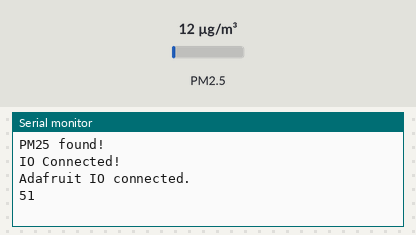
Simulated run of this sketch. Board: Arduino Uno, built with avr-gcc and run on an emulated ATmega328P. On the bench: the last lines printed to the serial monitor. The test bench sets the inputs (shaded band); at power-on: PM2.5 12 µg/m³.

Above: at 2.2 s.
2.3 s: PM2.5 set to 6 µg/m³
At 7.4 s:
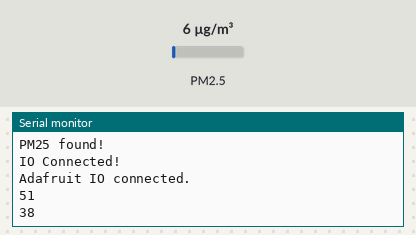
8.5 s: PM2.5 set to 75 µg/m³
At 12.6 s:
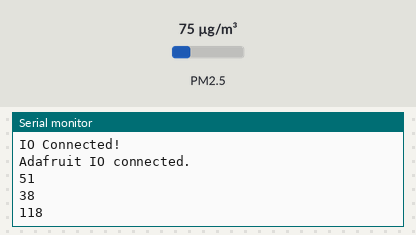
Timing chart, 0 to 14.1 s (numbered marks = the images above; inputs shaded):
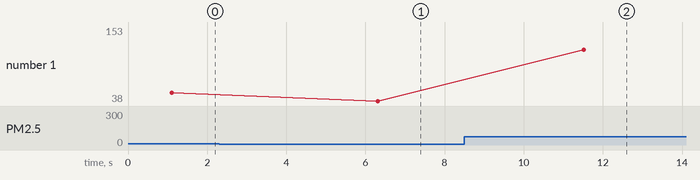

Measured:
- after the input at 2.3 s, the serial monitor: prints a new line after 4.0 s (image 1)
- after the input at 8.5 s, the serial monitor: prints a new line after 3.0 s (image 2)
- plotted number 1: 51 → 38 after the input at 2.3 s, 38 → 153 after the input at 8.5 s

The sketch:

air_quality.ino
```cpp
// Ryan Jacoby

#define ESP8266

#include "Adafruit_PM25AQI.h"
#include <SoftwareSerial.h>

#include "config.h"

Adafruit_PM25AQI aqi = Adafruit_PM25AQI();
AdafruitIO_Feed *aqiFeed = io.feed("aqi");
SoftwareSerial swSer(13, 12);

double pm25_Chich[] = {0, 12, 35.4, 55.4, 150.4, 250.4, 350.4, 500.4};
double pm25_Clow[] = {0, 0, 12.1, 35.5, 55.5, 150.5, 250.5, 350.5};
int Ilow[] = {0, 51, 101, 151, 201, 301, 401};
int Ihigh[] = {50, 100, 150, 200, 300, 400, 500};

double avgpm25 = 0;  // Rolling average(data points fade away over time: this point is 1/2, last point is 1/4, before that is 1/8 and so on.)

void setup() {
  Serial.begin(115200);
  // while (!Serial) delay(10);

  delay(1000);

  swSer.begin(9600);

  if (! aqi.begin_UART(&swSer)) { // connect to the sensor over hardware serial
    // Serial.println("Could not find PM 2.5 sensor!");
    while (1) delay(10);
  }

  Serial.println("PM25 found!");

  io.connect();
  Serial.println("IO Connected!");
  Serial.println(io.statusText());
}

void loop() {
  PM25_AQI_Data data;

  io.run();

  if (! aqi.read(&data)) {
    Serial.println(-1);
    delay(500);  // try again in a bit!
    return;
  }

  if(avgpm25 == 0) avgpm25 = 2 * data.pm25_standard;
  else avgpm25 += data.pm25_standard;

  avgpm25 /= 2;

  // Serial.print(F("Rolling average ug/m^3: ")); Serial.println(avgpm25);

  int i = 0;
  for(i = 0; i < 7; i++) if(avgpm25 <= pm25_Chich[i]) break;
  int aqi = ((Ihigh[i - 1] - Ilow[i - 1]) / (pm25_Chich[i] - pm25_Clow[i]))*(avgpm25 - pm25_Clow[i]) + Ilow[i - 1] + 1;

  Serial.println(aqi);
  aqiFeed->save(aqi);

  digitalWrite(0, LOW);
  delay(100);
  digitalWrite(0, HIGH);

  delay(5000);
}
```

config.h
```cpp
#define IO_USERNAME "rjacoby"
#define IO_KEY      "aa6bf4830c0c4ec59c7feed1716ad55f"

#define WIFI_SSID   "KitNet"
#define WIFI_PASS   "kitchen07"

// comment out the following lines if you are using fona or ethernet
#include "AdafruitIO_WiFi.h"

#if defined(USE_AIRLIFT) || defined(ADAFRUIT_METRO_M4_AIRLIFT_LITE) ||         \
    defined(ADAFRUIT_PYPORTAL)
// Configure the pins used for the ESP32 connection
#if !defined(SPIWIFI_SS) // if the wifi definition isnt in the board variant
// Don't change the names of these #define's! they match the variant ones
#define SPIWIFI SPI
#define SPIWIFI_SS 10 // Chip select pin
#define NINA_ACK 9    // a.k.a BUSY or READY pin
#define NINA_RESETN 6 // Reset pin
#define NINA_GPIO0 -1 // Not connected
#endif
AdafruitIO_WiFi io(IO_USERNAME, IO_KEY, WIFI_SSID, WIFI_PASS, SPIWIFI_SS,
                   NINA_ACK, NINA_RESETN, NINA_GPIO0, &SPIWIFI);
#else
AdafruitIO_WiFi io(IO_USERNAME, IO_KEY, WIFI_SSID, WIFI_PASS);
#endif
```
